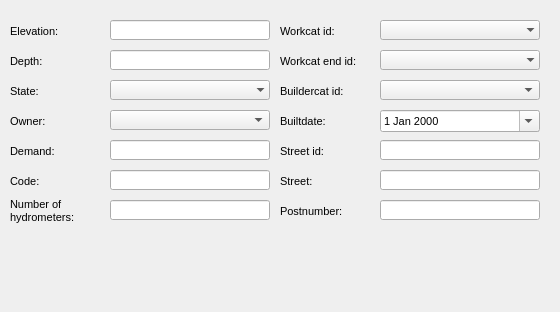
      <widget class="QWidget" name="page">
       <property name="geometry">
        <rect>
         <x>0</x>
         <y>0</y>
         <width>560</width>
         <height>312</height>
        </rect>
       </property>
       <attribute name="label">
        <string>Basic information</string>
       </attribute>
       <widget class="QLineEdit" name="wjoin_depth">
        <property name="geometry">
         <rect>
          <x>110</x>
          <y>50</y>
          <width>160</width>
          <height>20</height>
         </rect>
        </property>
        <property name="font">
         <font>
          <pointsize>8</pointsize>
         </font>
        </property>
        <property name="frame">
         <bool>true</bool>
        </property>
       </widget>
       <widget class="QLabel" name="label_wjoin_state">
        <property name="geometry">
         <rect>
          <x>10</x>
          <y>80</y>
          <width>90</width>
          <height>22</height>
         </rect>
        </property>
        <property name="font">
         <font>
          <pointsize>8</pointsize>
         </font>
        </property>
        <property name="frameShape">
         <enum>QFrame::NoFrame</enum>
        </property>
        <property name="frameShadow">
         <enum>QFrame::Plain</enum>
        </property>
        <property name="text">
         <string>State:</string>
        </property>
        <property name="textFormat">
         <enum>Qt::AutoText</enum>
        </property>
        <property name="scaledContents">
         <bool>false</bool>
        </property>
        <property name="alignment">
         <set>Qt::AlignLeading|Qt::AlignLeft|Qt::AlignVCenter</set>
        </property>
        <property name="margin">
         <number>3</number>
        </property>
       </widget>
       <widget class="QLineEdit" name="wjoin_elevation">
        <property name="geometry">
         <rect>
          <x>110</x>
          <y>20</y>
          <width>160</width>
          <height>20</height>
         </rect>
        </property>
        <property name="font">
         <font>
          <pointsize>8</pointsize>
         </font>
        </property>
        <property name="inputMask">
         <string/>
        </property>
        <property name="frame">
         <bool>true</bool>
        </property>
       </widget>
       <widget class="QComboBox" name="wjoin_workcat_id_end">
        <property name="geometry">
         <rect>
          <x>380</x>
          <y>50</y>
          <width>160</width>
          <height>20</height>
         </rect>
        </property>
        <property name="font">
         <font>
          <pointsize>8</pointsize>
         </font>
        </property>
        <property name="autoFillBackground">
         <bool>true</bool>
        </property>
        <property name="maxVisibleItems">
         <number>8</number>
        </property>
        <property name="frame">
         <bool>false</bool>
        </property>
       </widget>
       <widget class="QLabel" name="label_wjoin_depth">
        <property name="geometry">
         <rect>
          <x>10</x>
          <y>50</y>
          <width>90</width>
          <height>22</height>
         </rect>
        </property>
        <property name="font">
         <font>
          <pointsize>8</pointsize>
         </font>
        </property>
        <property name="frameShape">
         <enum>QFrame::NoFrame</enum>
        </property>
        <property name="frameShadow">
         <enum>QFrame::Plain</enum>
        </property>
        <property name="text">
         <string>Depth:</string>
        </property>
        <property name="textFormat">
         <enum>Qt::AutoText</enum>
        </property>
        <property name="scaledContents">
         <bool>false</bool>
        </property>
        <property name="alignment">
         <set>Qt::AlignLeading|Qt::AlignLeft|Qt::AlignVCenter</set>
        </property>
        <property name="margin">
         <number>3</number>
        </property>
       </widget>
       <widget class="QLabel" name="label_wjoin_buildercat_id">
        <property name="geometry">
         <rect>
          <x>280</x>
          <y>80</y>
          <width>101</width>
          <height>22</height>
         </rect>
        </property>
        <property name="font">
         <font>
          <pointsize>8</pointsize>
         </font>
        </property>
        <property name="frameShape">
         <enum>QFrame::NoFrame</enum>
        </property>
        <property name="frameShadow">
         <enum>QFrame::Plain</enum>
        </property>
        <property name="text">
         <string>Buildercat id:</string>
        </property>
        <property name="textFormat">
         <enum>Qt::AutoText</enum>
        </property>
        <property name="scaledContents">
         <bool>false</bool>
        </property>
        <property name="alignment">
         <set>Qt::AlignLeading|Qt::AlignLeft|Qt::AlignVCenter</set>
        </property>
        <property name="margin">
         <number>3</number>
        </property>
       </widget>
       <widget class="QLabel" name="label_wjoin_workcat_id_end">
        <property name="geometry">
         <rect>
          <x>280</x>
          <y>50</y>
          <width>101</width>
          <height>22</height>
         </rect>
        </property>
        <property name="font">
         <font>
          <pointsize>8</pointsize>
         </font>
        </property>
        <property name="frameShape">
         <enum>QFrame::NoFrame</enum>
        </property>
        <property name="frameShadow">
         <enum>QFrame::Plain</enum>
        </property>
        <property name="text">
         <string>Workcat end id:</string>
        </property>
        <property name="textFormat">
         <enum>Qt::AutoText</enum>
        </property>
        <property name="scaledContents">
         <bool>false</bool>
        </property>
        <property name="alignment">
         <set>Qt::AlignLeading|Qt::AlignLeft|Qt::AlignVCenter</set>
        </property>
        <property name="margin">
         <number>3</number>
        </property>
       </widget>
       <widget class="QLabel" name="label_wjoin_builtdate">
        <property name="geometry">
         <rect>
          <x>280</x>
          <y>110</y>
          <width>101</width>
          <height>22</height>
         </rect>
        </property>
        <property name="font">
         <font>
          <pointsize>8</pointsize>
         </font>
        </property>
        <property name="frameShape">
         <enum>QFrame::NoFrame</enum>
        </property>
        <property name="frameShadow">
         <enum>QFrame::Plain</enum>
        </property>
        <property name="text">
         <string>Builtdate:</string>
        </property>
        <property name="textFormat">
         <enum>Qt::AutoText</enum>
        </property>
        <property name="scaledContents">
         <bool>false</bool>
        </property>
        <property name="alignment">
         <set>Qt::AlignLeading|Qt::AlignLeft|Qt::AlignVCenter</set>
        </property>
        <property name="margin">
         <number>3</number>
        </property>
       </widget>
       <widget class="QComboBox" name="wjoin_workcat_id">
        <property name="geometry">
         <rect>
          <x>380</x>
          <y>20</y>
          <width>160</width>
          <height>20</height>
         </rect>
        </property>
        <property name="font">
         <font>
          <pointsize>8</pointsize>
         </font>
        </property>
        <property name="autoFillBackground">
         <bool>true</bool>
        </property>
        <property name="maxVisibleItems">
         <number>8</number>
        </property>
        <property name="frame">
         <bool>false</bool>
        </property>
       </widget>
       <widget class="QComboBox" name="wjoin_state">
        <property name="geometry">
         <rect>
          <x>110</x>
          <y>80</y>
          <width>160</width>
          <height>20</height>
         </rect>
        </property>
        <property name="font">
         <font>
          <pointsize>8</pointsize>
         </font>
        </property>
        <property name="autoFillBackground">
         <bool>true</bool>
        </property>
        <property name="maxVisibleItems">
         <number>8</number>
        </property>
        <property name="frame">
         <bool>false</bool>
        </property>
       </widget>
       <widget class="QLabel" name="label_wjoin_workcat_id">
        <property name="geometry">
         <rect>
          <x>280</x>
          <y>20</y>
          <width>90</width>
          <height>22</height>
         </rect>
        </property>
        <property name="font">
         <font>
          <pointsize>8</pointsize>
         </font>
        </property>
        <property name="frameShape">
         <enum>QFrame::NoFrame</enum>
        </property>
        <property name="frameShadow">
         <enum>QFrame::Plain</enum>
        </property>
        <property name="text">
         <string>Workcat id:</string>
        </property>
        <property name="textFormat">
         <enum>Qt::AutoText</enum>
        </property>
        <property name="scaledContents">
         <bool>false</bool>
        </property>
        <property name="alignment">
         <set>Qt::AlignLeading|Qt::AlignLeft|Qt::AlignVCenter</set>
        </property>
        <property name="margin">
         <number>3</number>
        </property>
       </widget>
       <widget class="QLabel" name="label_wjoin_elevation">
        <property name="geometry">
         <rect>
          <x>10</x>
          <y>20</y>
          <width>90</width>
          <height>22</height>
         </rect>
        </property>
        <property name="font">
         <font>
          <pointsize>8</pointsize>
         </font>
        </property>
        <property name="frameShape">
         <enum>QFrame::NoFrame</enum>
        </property>
        <property name="frameShadow">
         <enum>QFrame::Plain</enum>
        </property>
        <property name="text">
         <string>Elevation:</string>
        </property>
        <property name="textFormat">
         <enum>Qt::AutoText</enum>
        </property>
        <property name="scaledContents">
         <bool>false</bool>
        </property>
        <property name="alignment">
         <set>Qt::AlignLeading|Qt::AlignLeft|Qt::AlignVCenter</set>
        </property>
        <property name="margin">
         <number>3</number>
        </property>
       </widget>
       <widget class="QComboBox" name="wjoin_buildercat_id">
        <property name="geometry">
         <rect>
          <x>380</x>
          <y>80</y>
          <width>160</width>
          <height>20</height>
         </rect>
        </property>
        <property name="font">
         <font>
          <pointsize>8</pointsize>
         </font>
        </property>
       </widget>
       <widget class="QDateEdit" name="wjoin_builtdate">
        <property name="geometry">
         <rect>
          <x>380</x>
          <y>110</y>
          <width>160</width>
          <height>22</height>
         </rect>
        </property>
        <property name="font">
         <font>
          <pointsize>8</pointsize>
         </font>
        </property>
        <property name="calendarPopup">
         <bool>true</bool>
        </property>
       </widget>
       <widget class="QLineEdit" name="wjoin_streetaxis_id">
        <property name="geometry">
         <rect>
          <x>380</x>
          <y>140</y>
          <width>160</width>
          <height>20</height>
         </rect>
        </property>
        <property name="font">
         <font>
          <pointsize>8</pointsize>
         </font>
        </property>
        <property name="inputMask">
         <string/>
        </property>
        <property name="text">
         <string/>
        </property>
        <property name="frame">
         <bool>true</bool>
        </property>
       </widget>
       <widget class="QLabel" name="label_wjoin_streetaxis_id">
        <property name="geometry">
         <rect>
          <x>280</x>
          <y>140</y>
          <width>90</width>
          <height>22</height>
         </rect>
        </property>
        <property name="font">
         <font>
          <pointsize>8</pointsize>
         </font>
        </property>
        <property name="frameShape">
         <enum>QFrame::NoFrame</enum>
        </property>
        <property name="frameShadow">
         <enum>QFrame::Plain</enum>
        </property>
        <property name="text">
         <string>Street id:</string>
        </property>
        <property name="textFormat">
         <enum>Qt::AutoText</enum>
        </property>
        <property name="scaledContents">
         <bool>false</bool>
        </property>
        <property name="alignment">
         <set>Qt::AlignLeading|Qt::AlignLeft|Qt::AlignVCenter</set>
        </property>
        <property name="margin">
         <number>3</number>
        </property>
       </widget>
       <widget class="QLineEdit" name="wjoin_postnumber">
        <property name="geometry">
         <rect>
          <x>380</x>
          <y>200</y>
          <width>160</width>
          <height>20</height>
         </rect>
        </property>
        <property name="font">
         <font>
          <pointsize>8</pointsize>
         </font>
        </property>
        <property name="inputMask">
         <string/>
        </property>
        <property name="text">
         <string/>
        </property>
        <property name="frame">
         <bool>true</bool>
        </property>
       </widget>
       <widget class="QLineEdit" name="wjoin_streetname">
        <property name="geometry">
         <rect>
          <x>380</x>
          <y>170</y>
          <width>160</width>
          <height>20</height>
         </rect>
        </property>
        <property name="font">
         <font>
          <pointsize>8</pointsize>
         </font>
        </property>
        <property name="inputMask">
         <string/>
        </property>
        <property name="text">
         <string/>
        </property>
        <property name="frame">
         <bool>true</bool>
        </property>
       </widget>
       <widget class="QLabel" name="label_wjoin_postnumber">
        <property name="geometry">
         <rect>
          <x>280</x>
          <y>200</y>
          <width>131</width>
          <height>22</height>
         </rect>
        </property>
        <property name="font">
         <font>
          <pointsize>8</pointsize>
         </font>
        </property>
        <property name="frameShape">
         <enum>QFrame::NoFrame</enum>
        </property>
        <property name="frameShadow">
         <enum>QFrame::Plain</enum>
        </property>
        <property name="text">
         <string>Postnumber:</string>
        </property>
        <property name="textFormat">
         <enum>Qt::AutoText</enum>
        </property>
        <property name="scaledContents">
         <bool>false</bool>
        </property>
        <property name="alignment">
         <set>Qt::AlignLeading|Qt::AlignLeft|Qt::AlignVCenter</set>
        </property>
        <property name="margin">
         <number>3</number>
        </property>
       </widget>
       <widget class="QLabel" name="label_wjoin_streetname">
        <property name="geometry">
         <rect>
          <x>280</x>
          <y>170</y>
          <width>131</width>
          <height>22</height>
         </rect>
        </property>
        <property name="font">
         <font>
          <pointsize>8</pointsize>
         </font>
        </property>
        <property name="frameShape">
         <enum>QFrame::NoFrame</enum>
        </property>
        <property name="frameShadow">
         <enum>QFrame::Plain</enum>
        </property>
        <property name="text">
         <string>Street:</string>
        </property>
        <property name="textFormat">
         <enum>Qt::AutoText</enum>
        </property>
        <property name="scaledContents">
         <bool>false</bool>
        </property>
        <property name="alignment">
         <set>Qt::AlignLeading|Qt::AlignLeft|Qt::AlignVCenter</set>
        </property>
        <property name="margin">
         <number>3</number>
        </property>
       </widget>
       <widget class="QComboBox" name="wjoin_ownercat_id">
        <property name="geometry">
         <rect>
          <x>110</x>
          <y>110</y>
          <width>160</width>
          <height>20</height>
         </rect>
        </property>
       </widget>
       <widget class="QLabel" name="label_wjoin_owner">
        <property name="geometry">
         <rect>
          <x>10</x>
          <y>110</y>
          <width>90</width>
          <height>22</height>
         </rect>
        </property>
        <property name="font">
         <font>
          <pointsize>8</pointsize>
         </font>
        </property>
        <property name="frameShape">
         <enum>QFrame::NoFrame</enum>
        </property>
        <property name="frameShadow">
         <enum>QFrame::Plain</enum>
        </property>
        <property name="text">
         <string>Owner:</string>
        </property>
        <property name="textFormat">
         <enum>Qt::AutoText</enum>
        </property>
        <property name="scaledContents">
         <bool>false</bool>
        </property>
        <property name="alignment">
         <set>Qt::AlignLeading|Qt::AlignLeft|Qt::AlignVCenter</set>
        </property>
        <property name="margin">
         <number>3</number>
        </property>
       </widget>
       <widget class="QLabel" name="label_wjoin_demand">
        <property name="geometry">
         <rect>
          <x>10</x>
          <y>140</y>
          <width>90</width>
          <height>22</height>
         </rect>
        </property>
        <property name="font">
         <font>
          <pointsize>8</pointsize>
         </font>
        </property>
        <property name="frameShape">
         <enum>QFrame::NoFrame</enum>
        </property>
        <property name="frameShadow">
         <enum>QFrame::Plain</enum>
        </property>
        <property name="text">
         <string>Demand:</string>
        </property>
        <property name="textFormat">
         <enum>Qt::AutoText</enum>
        </property>
        <property name="scaledContents">
         <bool>false</bool>
        </property>
        <property name="alignment">
         <set>Qt::AlignLeading|Qt::AlignLeft|Qt::AlignVCenter</set>
        </property>
        <property name="margin">
         <number>3</number>
        </property>
       </widget>
       <widget class="QLineEdit" name="wjoin_demand">
        <property name="geometry">
         <rect>
          <x>110</x>
          <y>140</y>
          <width>160</width>
          <height>20</height>
         </rect>
        </property>
        <property name="font">
         <font>
          <pointsize>8</pointsize>
         </font>
        </property>
        <property name="frame">
         <bool>true</bool>
        </property>
       </widget>
       <widget class="QLabel" name="label_wjoin_code">
        <property name="geometry">
         <rect>
          <x>10</x>
          <y>170</y>
          <width>90</width>
          <height>22</height>
         </rect>
        </property>
        <property name="font">
         <font>
          <pointsize>8</pointsize>
         </font>
        </property>
        <property name="frameShape">
         <enum>QFrame::NoFrame</enum>
        </property>
        <property name="frameShadow">
         <enum>QFrame::Plain</enum>
        </property>
        <property name="text">
         <string>Code:</string>
        </property>
        <property name="textFormat">
         <enum>Qt::AutoText</enum>
        </property>
        <property name="scaledContents">
         <bool>false</bool>
        </property>
        <property name="alignment">
         <set>Qt::AlignLeading|Qt::AlignLeft|Qt::AlignVCenter</set>
        </property>
        <property name="margin">
         <number>3</number>
        </property>
       </widget>
       <widget class="QLineEdit" name="wjoin_code">
        <property name="geometry">
         <rect>
          <x>110</x>
          <y>170</y>
          <width>160</width>
          <height>20</height>
         </rect>
        </property>
        <property name="font">
         <font>
          <pointsize>8</pointsize>
         </font>
        </property>
        <property name="frame">
         <bool>true</bool>
        </property>
       </widget>
       <widget class="QLabel" name="label_wjoin_n_hydrometer">
        <property name="geometry">
         <rect>
          <x>10</x>
          <y>195</y>
          <width>90</width>
          <height>31</height>
         </rect>
        </property>
        <property name="font">
         <font>
          <pointsize>8</pointsize>
         </font>
        </property>
        <property name="frameShape">
         <enum>QFrame::NoFrame</enum>
        </property>
        <property name="frameShadow">
         <enum>QFrame::Plain</enum>
        </property>
        <property name="text">
         <string>Number of hydrometers:</string>
        </property>
        <property name="textFormat">
         <enum>Qt::AutoText</enum>
        </property>
        <property name="scaledContents">
         <bool>false</bool>
        </property>
        <property name="alignment">
         <set>Qt::AlignLeading|Qt::AlignLeft|Qt::AlignVCenter</set>
        </property>
        <property name="wordWrap">
         <bool>true</bool>
        </property>
        <property name="margin">
         <number>3</number>
        </property>
       </widget>
       <widget class="QLineEdit" name="wjoin_n_hydrometer">
        <property name="geometry">
         <rect>
          <x>110</x>
          <y>200</y>
          <width>160</width>
          <height>20</height>
         </rect>
        </property>
        <property name="font">
         <font>
          <pointsize>8</pointsize>
         </font>
        </property>
        <property name="frame">
         <bool>true</bool>
        </property>
       </widget>
      </widget>
